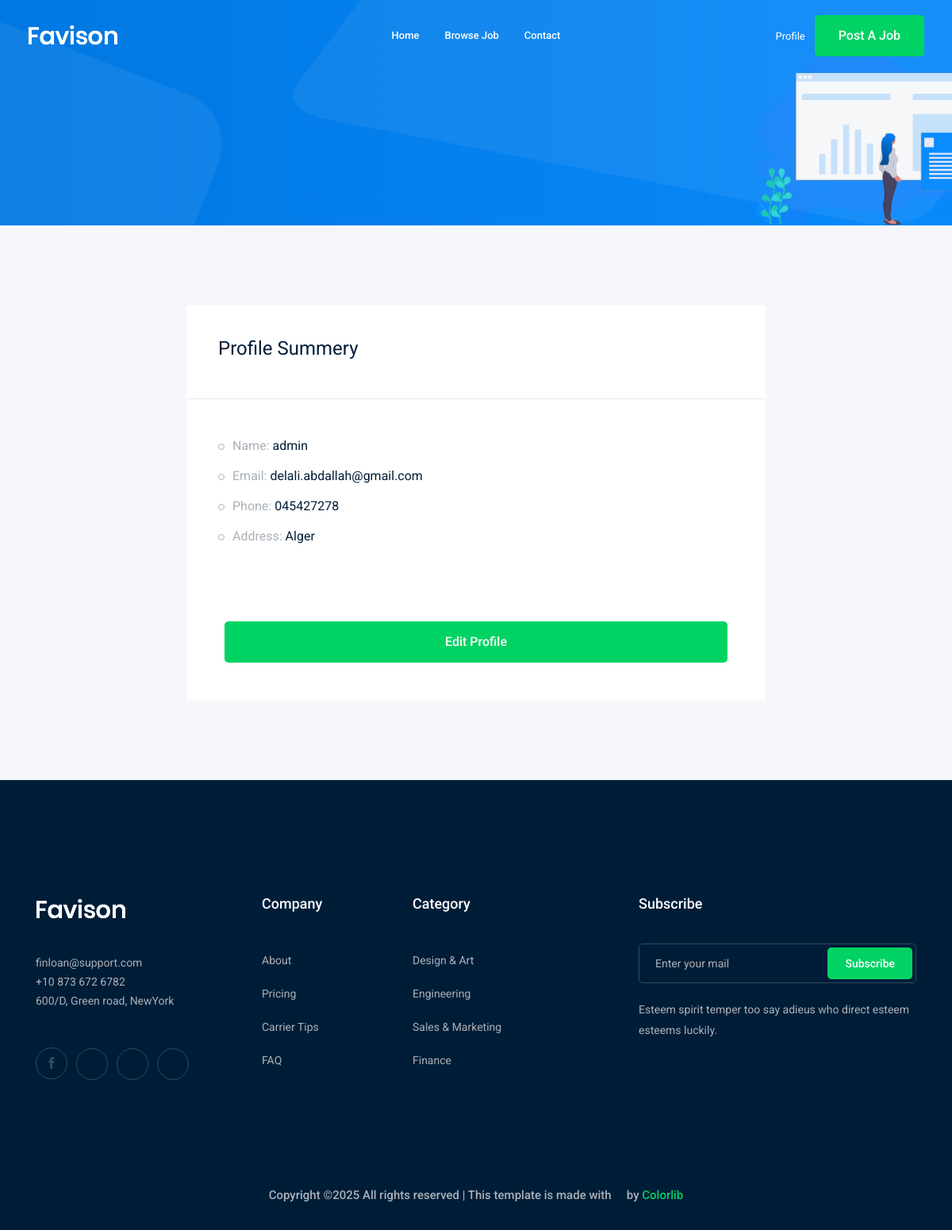
The app's page /accounts/profile (signed in) with its own data.
### accounts/models.py (models this page shows)
class Profile(models.Model):
    user=models.OneToOneField(User, on_delete=models.CASCADE)
    city=models.ForeignKey("City", related_name="user_city",on_delete=models.CASCADE,null=True,blank=True)
    phone_number=models.CharField(max_length=15)
    image=models.ImageField(upload_to="profile/")
    def __str__(self):
        return str(self.user)

class City(models.Model):
    name=models.CharField( max_length=30)
    def __str__(self):
        return self.name

### accounts/views.py (the view)
# urls.py: path('profile', views.profile,name="profile"),
def profile(request):
    profile=Profile.objects.get(user=request.user)
    return render(request,"accounts/profile.html",{"profile":profile})

### accounts/templates/accounts/profile.html (shortened to what this page needs)
{% extends 'base.html' %}
{% load bootstrap4 %}
{% block body %}
    <div class="bradcam_area bradcam_bg_1">
        <div class="container">
            <div class="row">
                <div class="col-xl-12">
                </div>
            </div>
        </div>
    </div>
    <div class="job_details_area">
        <div class="container">
            <div class="row">
                <div class="col-lg-8 mx-auto">
                    <div class="job_sumary">
                        <div class="summery_header">
                            <h3>Profile Summery</h3>
                        </div>
                        <div class="job_content">
                            <ul>
                                <li>Name: <span>{{profile}}</span></li>
                                <li>Email: <span>{{profile.user.email}}</span></li>
                                <li>Phone: <span>{{profile.phone_number}}</span></li>
                                <li>Address: <span>{{profile.city}}</span></li>
                            </ul>
                        </div>
                        <div class="p-5">
                            <a href="{% url 'accounts:profile_edit' %}"class="boxed-btn3 w-100">Edit Profile</a>
                        </div>
                    </div>
                </div>
            </div>
        </div>
    </div>
{% endblock body %}

### records on screen
Profile: user.username "admin", user.email "delali.abdallah@gmail.com", phone_number "045427278", city "Alger"
